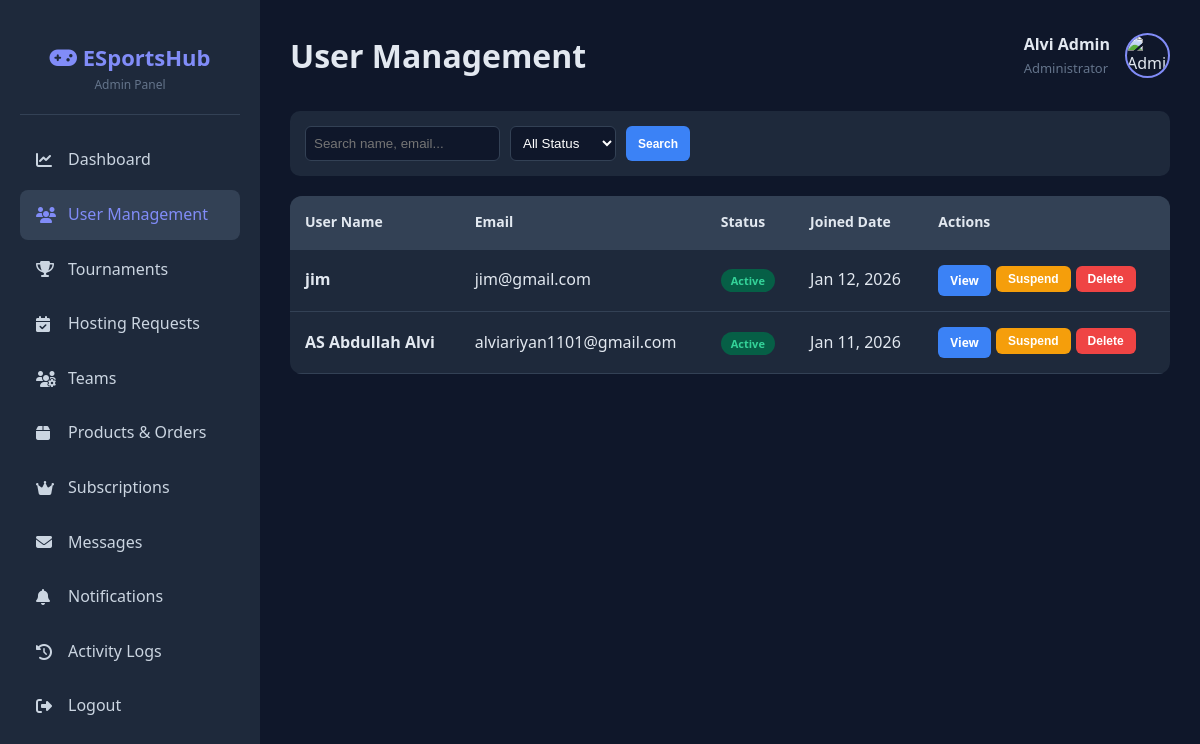
The page /admin/users.php (signed in) on the database its author committed.
### tables this page shows
CREATE TABLE `users` (
  `user_id` int(11) NOT NULL,
  `full_name` varchar(255) NOT NULL,
  `username` varchar(100) NOT NULL,
  `email` varchar(255) NOT NULL,
  `phone` varchar(20) NOT NULL,
  `password_hash` varchar(255) NOT NULL,
  `gender` enum('Male','Female','Other') NOT NULL,
  `date_of_birth` date NOT NULL,
  `profession` enum('Student','Job Holder','Freelancer','Entrepreneur','Content Creator','None') NOT NULL,
  `role` enum('user','admin','host') DEFAULT 'user',
  `is_active` tinyint(1) DEFAULT 1,
  `profile_image` varchar(255) DEFAULT 'default-avatar.png',
  `terms_agreed` tinyint(1) NOT NULL DEFAULT 1,
  `created_at` timestamp NOT NULL DEFAULT current_timestamp(),
  `last_login` timestamp NULL DEFAULT NULL
);

### admin/users.php (the view, shortened to what this page needs)
<?php
$conn = getConnection();
$search = isset($_GET['search']) ? trim($_GET['search']) : '';
$query = "SELECT u.* FROM users u WHERE u.role = 'user'";
$query .= " ORDER BY u.created_at DESC";
$stmt = $conn->prepare($query);
if ($stmt) {
    $stmt->execute();
    $users = $stmt->get_result()->fetch_all(MYSQLI_ASSOC);
} else {
    $users = [];
}
?>
<!DOCTYPE html>
<html lang="en">
<head>
    <link rel="stylesheet" href="../assets/css/style.css">
    <link rel="stylesheet" href="../assets/css/admin.css">
    <link rel="stylesheet" href="https://cdnjs.cloudflare.com/ajax/libs/font-awesome/6.4.0/css/all.min.css">
</head>
<body>
    <div class="admin-layout">
        <aside class="admin-sidebar">
            <div class="admin-logo">
                <h2><i class="fas fa-gamepad"></i> ESportsHub</h2>
                <p style="font-size: 12px; color: #64748b;">Admin Panel</p>
            </div>
            <nav class="admin-nav">
                <a href="dashboard.php"><i class="fas fa-chart-line"></i> Dashboard</a>
                <a href="users.php" class="active"><i class="fas fa-users"></i> User Management</a>
                <a href="tournaments.php"><i class="fas fa-trophy"></i> Tournaments</a>
                <a href="hosting.php"><i class="fas fa-calendar-check"></i> Hosting Requests</a>
                <a href="teams.php"><i class="fas fa-users-gear"></i> Teams</a>
                <a href="products.php"><i class="fas fa-box"></i> Products & Orders</a>
                <a href="subscriptions.php"><i class="fas fa-crown"></i> Subscriptions</a>
                <a href="messages.php"><i class="fas fa-envelope"></i> Messages</a>
                <a href="notifications.php"><i class="fas fa-bell"></i> Notifications</a>
                <a href="logs.php"><i class="fas fa-history"></i> Activity Logs</a>
                <a href="logout.php"><i class="fas fa-sign-out-alt"></i> Logout</a>
            </nav>
        </aside>
        <main class="admin-content">
            <div class="admin-header">
                <h1>User Management</h1>
                <div class="admin-user">
                    <div>
                        <div style="font-weight: 600;">
                            <?php echo htmlspecialchars($_SESSION['full_name']); ?>
                        </div>
                        <div style="font-size: 13px; color: #64748b;">
                            Administrator
                        </div>
                    </div>
                    <img src="../assets/images/default-avatar.png" alt="Admin">
                </div>
            </div>
            <form method="GET" class="search-box">
                <input type="text" name="search" placeholder="Search name, email..." value="<?php echo htmlspecialchars($search); ?>">
                <select name="status">
                    <option value="">All Status</option>
                </select>
                <button type="submit" class="btn btn-view">Search</button>
            </form>
            <div class="table-container">
                <table>
                    <thead>
                        <tr>
                            <th>User Name</th>
                            <th>Email</th>
                            <th>Status</th>
                            <th>Joined Date</th>
                            <th>Actions</th>
                        </tr>
                    </thead>
                    <tbody>
                        <?php foreach ($users as $user): ?>
                            <?php $status_text = ($user['is_active'] == 1) ? 'active' : 'suspended'; ?>
                            <tr>
                                <td><strong><?php echo htmlspecialchars($user['full_name']); ?></strong></td>
                                <td><?php echo htmlspecialchars($user['email']); ?></td>
                                <td>
                                    <span class="badge status-<?php echo $status_text; ?>">
                                        <?php echo ucfirst($status_text); ?>
                                    </span>
                                </td>
                                <td><?php echo date('M d, Y', strtotime($user['created_at'])); ?></td>
                                <td>
                                    <div style="display:flex;">
                                        <a href="user_detail.php?id=<?php echo $user['user_id']; ?>" class="btn btn-view">View</a>
                                        <?php if ($user['is_active'] == 1): ?>
                                            <form method="POST">
                                                <button type="submit" class="btn btn-suspend" onclick="return confirm('Suspend this user?')">Suspend</button>
                                            </form>
                                        <?php endif; ?>
                                        <form method="POST" onsubmit="return confirm('Delete this user?')">
                                            <button type="submit" class="btn btn-delete">Delete</button>
                                        </form>
                                    </div>
                                </td>
                            </tr>
                        <?php endforeach; ?>
                    </tbody>
                </table>
            </div>
        </main>
    </div>
</body>
</html>

### assets/css/style.css (style rules this page uses)
* { margin: 0; padding: 0; box-sizing: border-box; }
:root { --primary-color: #6366f1; --primary-dark: #4f46e5; --secondary-color: #8b5cf6; --accent-color: #ec4899; --bg-color: #0f172a; --bg-light: #1e293b; --text-color: #e2e8f0; --text-muted: #94a3b8; --white: #ffffff; --success: #10b981; --warning: #f59e0b; --danger: #ef4444; --border-color: #334155; --shadow: 0 10px 30px rgba(0, 0, 0, 0.3); --shadow-lg: 0 20px 60px rgba(0, 0, 0, 0.4); }
body { font-family: 'Inter', -apple-system, BlinkMacSystemFont, 'Segoe UI', Roboto, sans-serif; background: linear-gradient(135deg, #0f172a 0%, #1e293b 100%); color: var(--text-color); line-height: 1.6; overflow-x: hidden; }
.btn { padding: 1rem 2rem; border-radius: 10px; font-weight: 600; font-size: 1rem; cursor: pointer; transition: all 0.3s ease; border: none; text-decoration: none; display: inline-block; }

### admin/users.php (style rules this page uses)
body { font-family: 'Segoe UI', sans-serif; background: #0f172a; color: #e2e8f0; margin: 0; }
.admin-layout { display: flex; min-height: 100vh; }
.admin-sidebar { width: 260px; background: #1e293b; padding: 20px; position: fixed; height: 100vh; overflow-y: auto; }
.admin-logo { text-align: center; padding: 20px 0; border-bottom: 1px solid #334155; margin-bottom: 20px; }
.admin-logo h2 { color: #818cf8; font-size: 22px; }
.admin-nav a { display: flex; align-items: center; padding: 12px 16px; color: #cbd5e1; text-decoration: none; border-radius: 8px; margin-bottom: 5px; transition: all 0.3s; }
.admin-nav a:hover, .admin-nav a.active { background: #334155; color: #818cf8; }
.admin-nav a i { margin-right: 12px; width: 20px; }
.admin-content { margin-left: 260px; flex: 1; padding: 30px; }
.admin-header { display: flex; justify-content: space-between; align-items: center; margin-bottom: 30px; }
.admin-user { display: flex; align-items: center; gap: 15px; }
.admin-user img { width: 45px; height: 45px; border-radius: 50%; border: 2px solid #818cf8; }
.table-container { background: #1e293b; border-radius: 12px; overflow: hidden; margin-top: 20px; }
table { width: 100%; border-collapse: collapse; }
th, td { padding: 15px; text-align: left; border-bottom: 1px solid #334155; }
th { background: #334155; font-size: 14px; }
.badge { padding: 4px 10px; border-radius: 20px; font-size: 11px; font-weight: bold; }
.status-active { background: #065f46; color: #34d399; }
.btn { padding: 6px 12px; border-radius: 6px; cursor: pointer; border: none; color: white; text-decoration: none; font-size: 12px; margin-right: 5px; }
.btn-view { background: #3b82f6; }
.btn-suspend { background: #f59e0b; }
.btn-delete { background: #ef4444; }
.search-box { background: #1e293b; padding: 15px; border-radius: 10px; display: flex; gap: 10px; margin-bottom: 20px; }
.search-box input, .search-box select { background: #0f172a; color: white; border: 1px solid #334155; padding: 8px; border-radius: 6px; }

### rows shown on the page
users: full_name "jim", email "jim@gmail.com", is_active "Active", created_at "Jan 12, 2026"
users: full_name "AS Abdullah Alvi", email "alviariyan1101@gmail.com", is_active "Active", created_at "Jan 11, 2026"

### other values the page prints
$_SESSION['full_name'] "Alvi Admin"
